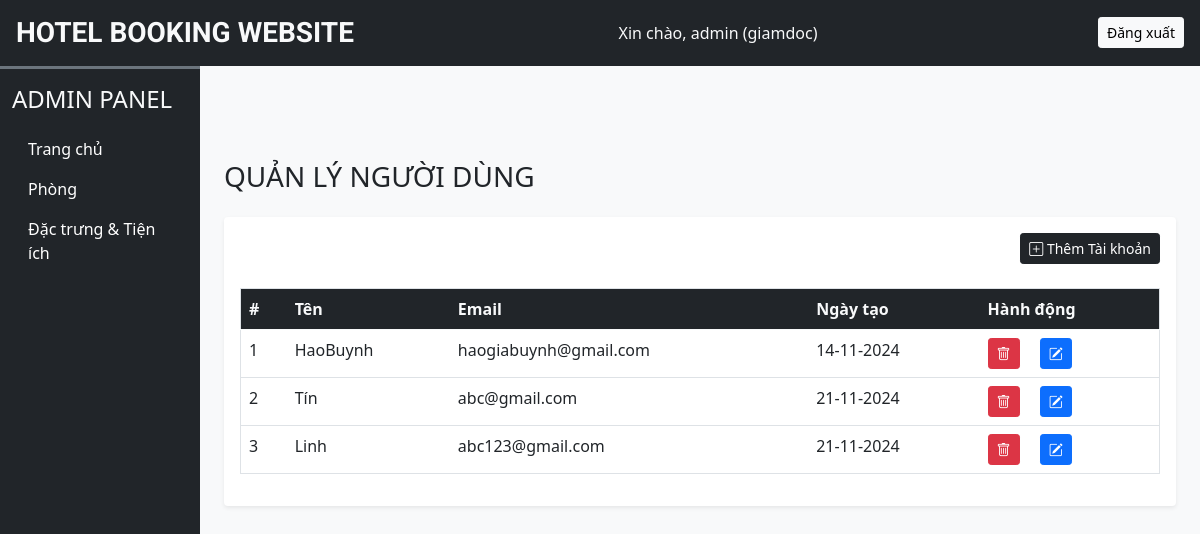
/admin/users.php (signed in), run on an earlier commit of the app's database.
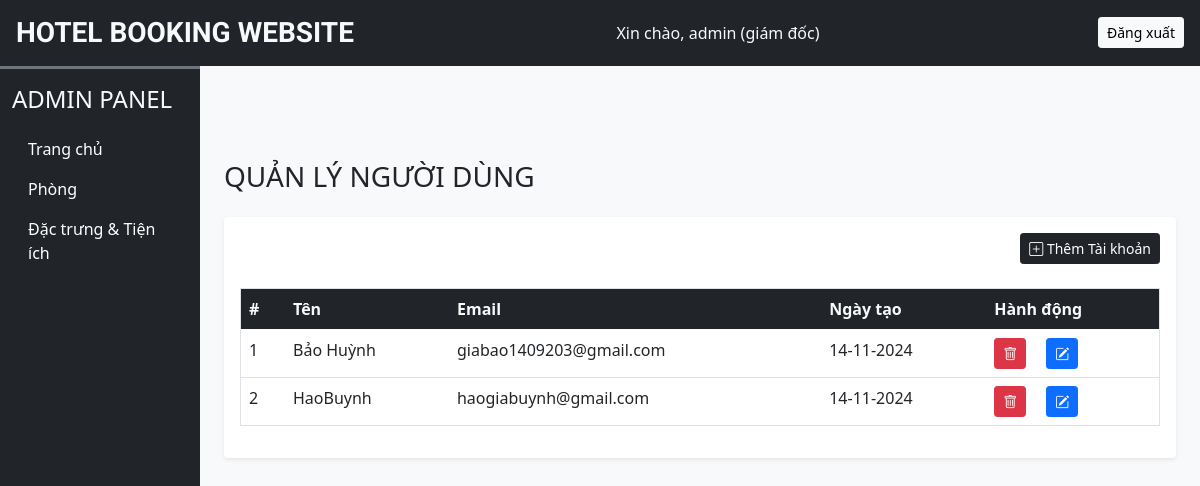
And on a later commit of the database.
### tables this page shows
CREATE TABLE `admin_cred` (
  `sr_no` int(11) NOT NULL,
  `admin_name` varchar(150) NOT NULL,
  `admin_pass` varchar(150) NOT NULL,
  `c_vu` varchar(50) NOT NULL
);

CREATE TABLE `users` (
  `id` int(11) NOT NULL,
  `name` varchar(150) NOT NULL,
  `email` varchar(150) NOT NULL,
  `password` varchar(255) NOT NULL,
  `role` enum('user','admin') NOT NULL DEFAULT 'user',
  `created_at` timestamp NOT NULL DEFAULT current_timestamp()
);

### admin/inc/db_config.php (called while the page is built, shortened)
<?php
function selectAll($table) {
    $con = $GLOBALS['con'];
    $res = mysqli_query($con, "SELECT * FROM $table");
    return $res;
}
?>

### admin/users.php (the view, shortened to what this page needs)
<?php
require('inc/db_config.php');
?>
<!DOCTYPE html>
<html lang="en">
<head>
    <?php require('inc/links.php'); ?>
</head>
<body class="bg-light">
<?php require('inc/header.php'); ?>
<div class="container-fluid" style="margin-top: 70px;">
    <div class="row">
        <div class="col-lg-10 ms-auto p-4 overflow-hidden">
            <h3 class="mb-4">QUẢN LÝ NGƯỜI DÙNG</h3>
            <div class="card border-0 shadow-sm mb-4">
                <div class="card-body">
                    <div class="text-end mb-4">
                        <button type="button" class="btn btn-dark shadow-none btn-sm" data-bs-toggle="modal" data-bs-target="#add-user">
                            <i class="bi bi-plus-square"></i> Thêm Tài khoản
                        </button>
                    </div>
                    <div class="overflow-x-auto">
                        <table class="table table-hover border">
                            <thead class="bg-dark text-light">
                            <tr>
                                <th scope="col">#</th>
                                <th scope="col">Tên</th>
                                <th scope="col">Email</th>
                                <th scope="col">Ngày tạo</th>
                                <th scope="col">Hành động</th>
                            </tr>
                            </thead>
                            <tbody>
                            <?php
                            $users_res = selectAll('users');
                            $i = 1;
                            while ($row = mysqli_fetch_assoc($users_res)) {
                                ?>
                                <tr>
                                    <td><?php echo $i++; ?></td>
                                    <td><?php echo $row['name']; ?></td>
                                    <td><?php echo $row['email']; ?></td>
                                    <td><?php echo date('d-m-Y', strtotime($row['created_at'])); ?></td>
                                    <td>
                                        <button type="button" class="btn btn-danger btn-sm shadow-none me-3" onclick="deleteUser(<?php echo $row['id']; ?>)">
                                            <i class="bi bi-trash"></i>
                                        </button>
                                        <button type="button" class="btn btn-primary btn-sm shadow-none" data-bs-toggle="modal" data-bs-target="#edit-user" onclick="editUser(<?php echo $row['id']; ?>)">
                                            <i class="bi bi-pencil-square"></i>
                                        </button>
                                    </td>
                                </tr>
                            <?php } ?>
                            </tbody>
                        </table>
                    </div>
                </div>
            </div>
        </div>
    </div>
</div>
</body>
</html>

### admin/inc/links.php (shortened to what this page needs)
<link href="https://cdn.jsdelivr.net/npm/bootstrap@5.0.2/dist/css/bootstrap.min.css" rel="stylesheet">
<link rel="stylesheet" href="https://cdn.jsdelivr.net/npm/bootstrap-icons@1.11.3/font/bootstrap-icons.min.css">
<link rel="stylesheet" href="css/common.css">

### admin/inc/header.php (shortened to what this page needs)
<div class="container-flud bg-dark text-light p-3 d-flex align-items-center justify-content-between sticky-top">
    <h3 class="mb-0 h-font">HOTEL BOOKING WEBSITE</h3>
    <?php
    $admin_sql = "SELECT `admin_name`, `admin_pass`, `c_vu` FROM `admin_cred` WHERE 1";
    $admin_result = mysqli_query($con, $admin_sql);
    $admin_row = mysqli_fetch_assoc($admin_result);
    $ad_name = $admin_row['admin_name'];
    $c_vu = $admin_row['c_vu'];
    ?>
    <span class="me-3 text-light">Xin chào, <?php echo $ad_name; ?> (<?php echo $c_vu; ?>)</span>
    <a href="logout.php" class="btn btn-light btn-sm">Đăng xuất</a>
</div>
<div class="col-lg-2 bg-dark border-top border-3 border-secondary position-fixed h-100" id="dashboard-menu">
    <nav class="navbar navbar-expand-lg navbar-dark">
        <div class="container-fluid flex-lg-column align-items-stretch">
            <h4 class="mt-2 text-light">ADMIN PANEL</h4>
            <div class="collapse navbar-collapse flex-column align-items-strech mt-2" id="adminDropdown">
                <ul class="nav nav-pills flex-column w-100">
                    <li class="nav-item">
                        <a class="nav-link text-white" href="dashboard.php">Trang chủ</a>
                    </li>
                    <li class="nav-item">
                        <a class="nav-link text-white" href="rooms.php">Phòng</a>
                    </li>
                    <li class="nav-item">
                        <a class="nav-link text-white" href="features_facilities.php">Đặc trưng & Tiện ích</a>
                    </li>
                </ul>
            </div>
        </div>
    </nav>
</div>

### admin/css/common.css (style rules this page uses)
:root { --teal: #2ec1ac; --teal_hover: #279e8c; }
html { font-family: "Roboto", sans-serif; font-weight: 400; font-style: normal; }
.h-font { font-family: "Roboto", sans-serif; font-weight: 700; font-style: normal; }
#dashboard-menu { position: fixed; height: 100%; z-index: 11; }

What changed in the data, as far as the page shows it:
removed users: name "Tín", email "abc@gmail.com", created_at "21-11-2024"
removed users: name "Linh", email "abc123@gmail.com", created_at "21-11-2024"
changed admin_cred "admin": c_vu "giamdoc" → "giám đốc"
added users: name "Bảo Huỳnh", email "giabao1409203@gmail.com", created_at "14-11-2024"
